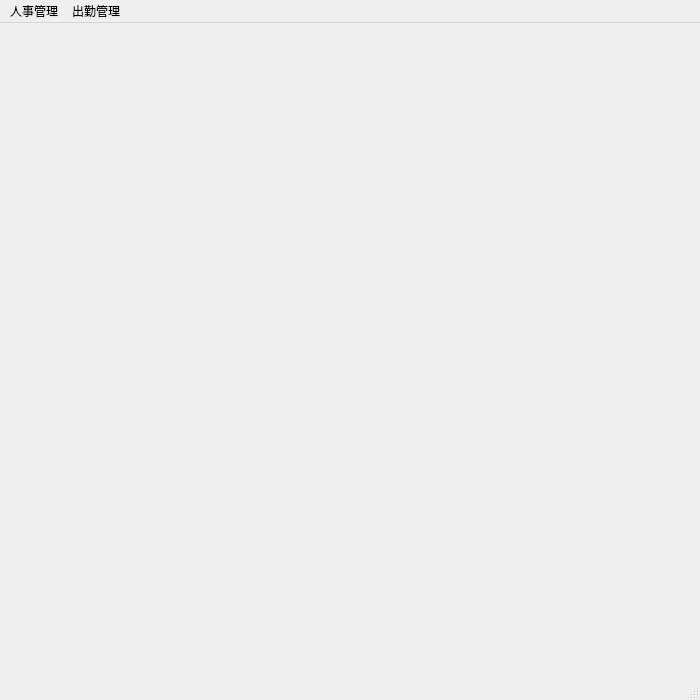
<?xml version="1.0" encoding="UTF-8"?>
<ui version="4.0">
 <class>admin_MainWindow</class>
 <widget class="QMainWindow" name="admin_MainWindow">
  <property name="geometry">
   <rect>
    <x>0</x>
    <y>0</y>
    <width>700</width>
    <height>700</height>
   </rect>
  </property>
  <property name="windowTitle">
   <string>MainWindow</string>
  </property>
  <widget class="QWidget" name="centralwidget"/>
  <widget class="QMenuBar" name="menubar">
   <property name="geometry">
    <rect>
     <x>0</x>
     <y>0</y>
     <width>700</width>
     <height>19</height>
    </rect>
   </property>
   <widget class="QMenu" name="menu">
    <property name="title">
     <string>人事管理</string>
    </property>
    <addaction name="action"/>
   </widget>
   <widget class="QMenu" name="menu_2">
    <property name="title">
     <string>出勤管理</string>
    </property>
    <addaction name="actionqingjiashenpi"/>
   </widget>
   <addaction name="menu"/>
   <addaction name="menu_2"/>
  </widget>
  <widget class="QStatusBar" name="statusbar"/>
  <action name="action">
   <property name="text">
    <string>人事管理</string>
   </property>
  </action>
  <action name="actionqingjiashenpi">
   <property name="text">
    <string>请假审批</string>
   </property>
   <property name="iconText">
    <string>请假审批</string>
   </property>
  </action>
 </widget>
 <resources/>
 <connections/>
</ui>
